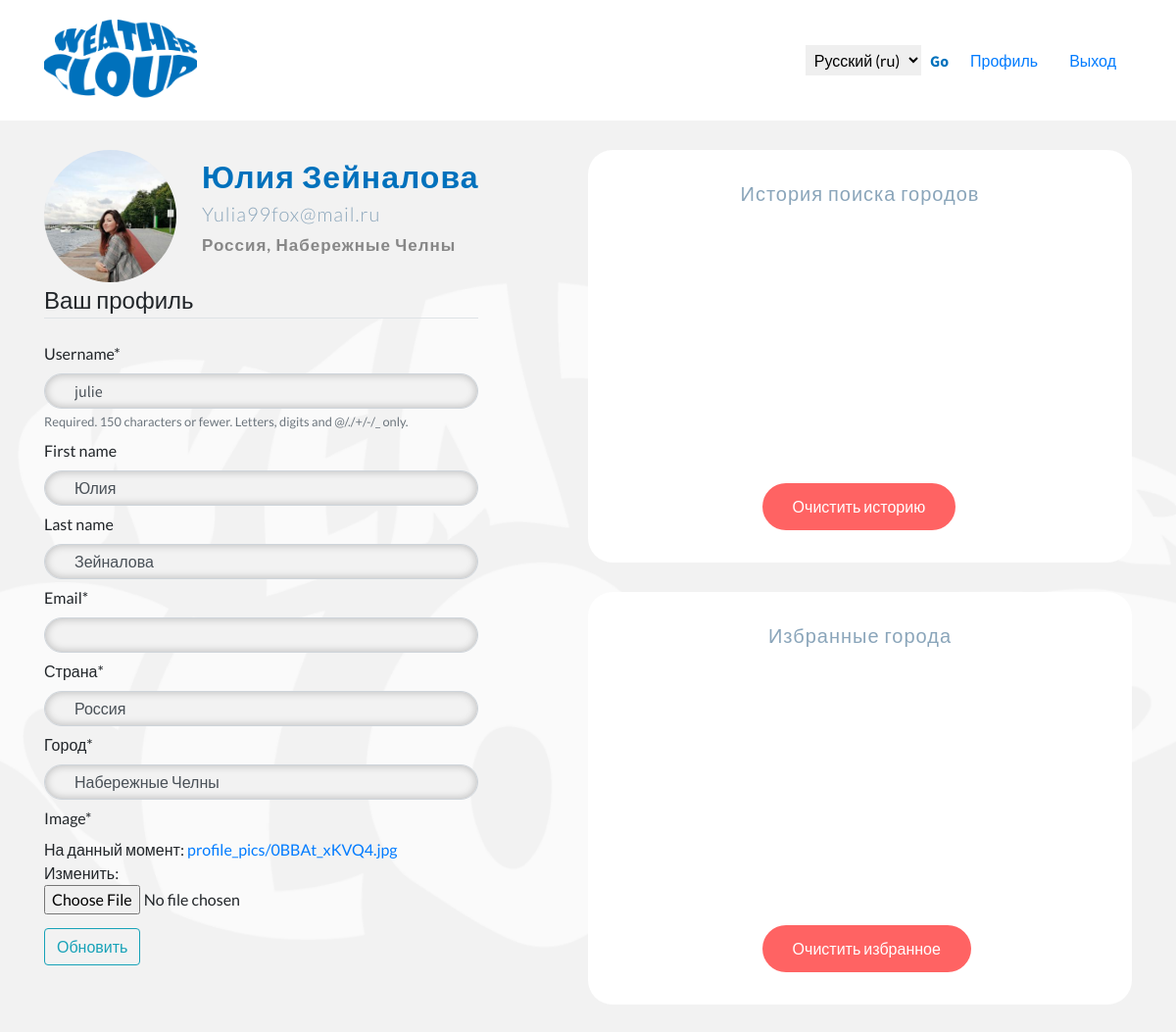
Before: /profile/ (signed in) with the older database file.
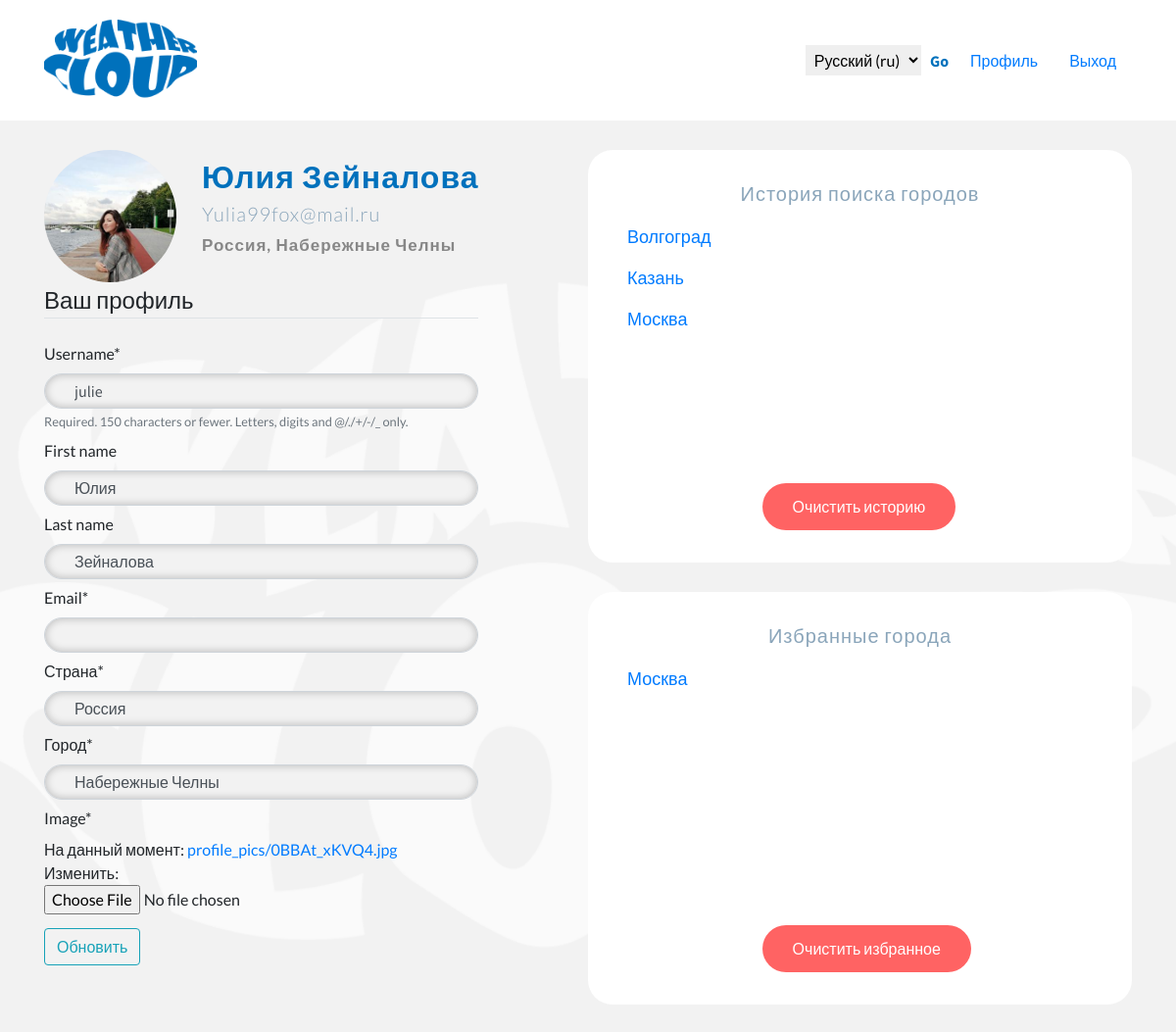
After: the same page with the newer database file.
### user/models.py (models this page shows, shortened)
class History(models.Model):
    city_name = models.ForeignKey(City, on_delete=models.CASCADE)
    user_name = models.ForeignKey(User, on_delete=models.CASCADE)
    search_date = models.DateTimeField(editable=False)
    class Meta:
        verbose_name = 'История запроса'
        verbose_name_plural = 'История запросов'

class Favorite(models.Model):
    city_name = models.ForeignKey(City, on_delete=models.CASCADE)
    user_name = models.ForeignKey(User, on_delete=models.CASCADE)
    class Meta:
        verbose_name = 'Любимый город'
        verbose_name_plural = 'Любимые города'

### weather/models.py (models this page shows, shortened)
class City(models.Model):
    name = models.CharField(max_length=50)
    country_code = models.CharField(max_length=3)
    openweather_id = models.IntegerField(default=0, unique=True)
    latitude = models.FloatField(default=0)
    longitude = models.FloatField(default=0)
    image = models.ImageField(default='city_default.jpg', upload_to='city_pics')
    def __str__(self):
        return self.name
    class Meta:
        verbose_name = 'Город'
        verbose_name_plural = 'Города'

### user/views.py (the view)
# urls.py: path('profile/', user_views.profile, name='profile'),
@login_required
def profile(request):
    if request.method == 'POST':
        u_form = UserUpdateForm(request.POST, instance=request.user)
        p_form = ProfileUpdateForm(request.POST,
                                   request.FILES,
                                   instance=request.user.profile)
        if u_form.is_valid() and p_form.is_valid():
            u_form.save()
            p_form.save()
            messages.success(request, f'Ваш профиль успешно обновлен.')
            return redirect('profile')
    else:
        u_form = UserUpdateForm(instance=request.user)
        p_form = ProfileUpdateForm(instance=request.user.profile)
    contact_list = City.objects.all()
    paginator = Paginator(contact_list, 12)
    page_number = request.GET.get('page')
    page_obj = paginator.get_page(page_number)
    context = {
        'u_form': u_form,
        'p_form': p_form,
        'histories': History.objects.filter(user_name=request.user).order_by("-id"),
        'favorites': Favorite.objects.filter(user_name=request.user).order_by("-id"),
        'page_obj': page_obj,
        'countries': City.objects.values("country_code").distinct(),
    }
    return render(request, 'profile.html', context)

### user/forms.py
class UserUpdateForm(forms.ModelForm):
    email = forms.EmailField()
    class Meta:
        model = User
        fields = ['username', 'first_name', 'last_name']

class ProfileUpdateForm(forms.ModelForm):
    class Meta:
        model = Profile
        fields = ['country', 'city', 'image']

### templates/profile.html (shortened to what this page needs)
{% extends "base.html" %}
{% load i18n %}
{% load static %}
{% load crispy_forms_tags %}
{% block content %}
    <div class="content-section container">
        {% if user.username != 'admin' %}
            <div class="user_blocks">
                <div class="person">
                    <div class="media">
                        <img class="rounded-circle account-img" src="{{ user.profile.image.url }}">
                        <div class="media-body">
                            <h2 class="account-heading">{{ user.first_name }} {{ user.last_name }}</h2>
                            <p class="account-email">{{ user.email }}</p>
                            <p class="account-location">{{ user.profile.country }}, {{ user.profile.city }}</p>
                        </div>
                    </div>
                    <form class="edit_form" method="POST" enctype="multipart/form-data">
                    <fieldset class="form-group">
                        <legend class="border-bottom mb-4">{% trans "Ваш профиль" %}</legend>
                        {{ u_form|crispy }}
                          {{ p_form|crispy }}
                    </fieldset>
                    <div class="form-group">
                        <button class="btn btn-outline-info" type="submit">{% trans "Обновить" %}</button>
                    </div>
                 </form>
                </div>
                <div class="user_story">
                    <div class="history_user">
                    <p class="history_block_title">{% trans "История поиска городов" %}</p>
                    <div class="history_user_result">
                        <ul class="history_list">
                            {% for history in histories %}
                                <li class="history_list_item">
                                    <a href="{% url 'city_detail' history.city_name history.city_name.openweather_id %}" class="city_name">{{ history.city_name }}</a>
                                </li>
                            {% endfor %}
                        </ul>
                    </div>
                <a href="{% url 'delete_history_all' %}" class="delete_all">{% trans "Очистить историю" %}</a>
                </div>
                    <div class="history_user">
                    <p class="history_block_title">{% trans "Избранные города" %}</p>
                    <div class="history_user_result">
                        <ul class="history_list">
                            {% for favorite in favorites %}
                                <li class="history_list_item">
                                    <a href="{% url 'city_detail' favorite.city_name favorite.city_name.openweather_id %}" class="city_name">{{ favorite.city_name }}</a>
                                </li>
                            {% endfor %}
                        </ul>
                    </div>
                <a href="{% url 'delete_favorite_all' %}" class="delete_all">{% trans "Очистить избранное" %}</a>
                </div>
                </div>
            </div>
        {% endif %}
    </div>
{% endblock content %}

Changed rows visible on the page:
added History: city_name "Волгоград"
added History: city_name "Казань"
added History: city_name "Москва"
added Favorite: city_name "Москва"
